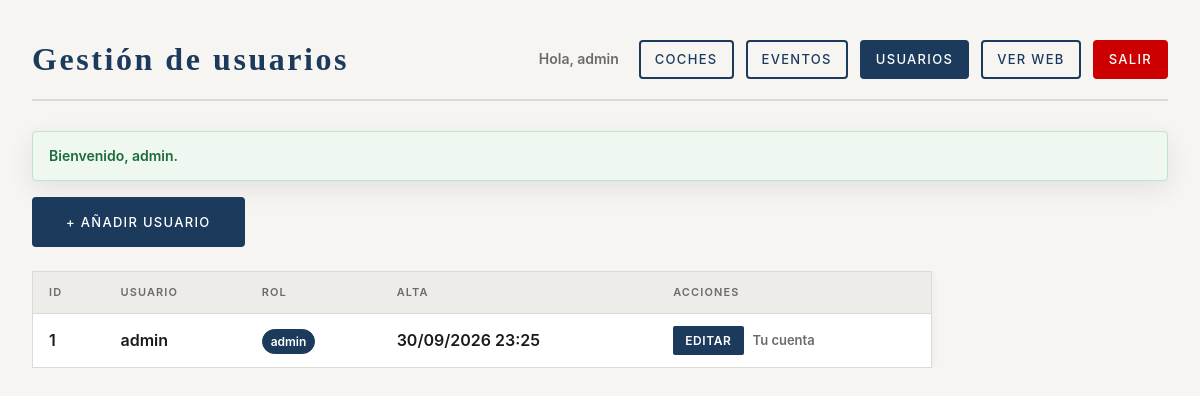
The app's page /admin/usuarios.php (signed in) with its own data.
### tables this page shows
CREATE TABLE `usuarios` (
  `id`         INT UNSIGNED NOT NULL AUTO_INCREMENT,
  `usuario`    VARCHAR(50)  NOT NULL,
  `password`   VARCHAR(255) NOT NULL COMMENT 'Hash generado con password_hash()',
  `rol`        ENUM('usuario','admin') NOT NULL DEFAULT 'usuario',
  `created_at` DATETIME NOT NULL DEFAULT CURRENT_TIMESTAMP,
  PRIMARY KEY (`id`),
  UNIQUE KEY `uq_usuarios_usuario` (`usuario`)
);

### src/helpers.php (called while the page is built, shortened)
<?php
function db(): PDO
{
    return Database::connection();
}
function e(mixed $value): string
{
    return htmlspecialchars((string) $value, ENT_QUOTES | ENT_SUBSTITUTE, 'UTF-8');
}
function base_url(): string
{
    static $base = null;
    if ($base !== null) {
        return $base;
    }
    $script = str_replace('\\', '/', (string) realpath($_SERVER['SCRIPT_FILENAME'] ?? ''));
    $public = str_replace('\\', '/', (string) realpath(PUBLIC_PATH));
    $scriptName = str_replace('\\', '/', $_SERVER['SCRIPT_NAME'] ?? '');
    if ($script !== '' && str_starts_with($script, $public . '/')) {
        $relative = substr($script, strlen($public) + 1);
        if (str_ends_with($scriptName, $relative)) {
            return $base = substr($scriptName, 0, -strlen($relative));
        }
    }
    return $base = '/';
}
function url(string $path = ''): string
{
    return base_url() . ltrim($path, '/');
}
function asset(string $path): string
{
    $file = PUBLIC_PATH . '/' . ltrim($path, '/');
    $version = is_file($file) ? '?v=' . filemtime($file) : '';
    return url($path) . $version;
}
function view(string $template, array $data = []): void
{
    extract($data, EXTR_SKIP);
    require TEMPLATES_PATH . '/' . $template . '.php';
}
function format_datetime(string $datetime): string
{
    return (new DateTimeImmutable($datetime))->format('d/m/Y H:i');
}

### src/Auth.php (called while the page is built, shortened)
<?php
final class Auth
{
    public static function user(): ?array
    {
        return $_SESSION[self::SESSION_KEY] ?? null;
    }
    public static function id(): ?int
    {
        return self::user()['id'] ?? null;
    }
}

### src/bootstrap.php (called while the page is built, shortened)
<?php
spl_autoload_register(static function (string $class): void {
    $prefix = 'App\\';
    $file = __DIR__ . '/' . str_replace('\\', '/', substr($class, strlen($prefix))) . '.php';
});
require __DIR__ . '/helpers.php';

### src/Config.php (called while the page is built, shortened)
<?php
final class Config
{
    private static array $items = [];
    public static function load(array $items): void
    {
        self::$items = $items;
    }
    public static function get(string $key, mixed $default = null): mixed
    {
        $value = self::$items;
        foreach (explode('.', $key) as $segment) {
            $value = $value[$segment];
        }
        return $value;
    }
}

### src/Database.php (called while the page is built, shortened)
<?php
final class Database
{
    private static ?PDO $connection = null;
    public static function connection(): PDO
    {
        if (self::$connection === null) {
            $dsn = sprintf(
                'mysql:host=%s;port=%d;dbname=%s;charset=%s',
                Config::get('db.host', '127.0.0.1'),
                (int) Config::get('db.port', 3306),
                Config::get('db.name'),
                Config::get('db.charset', 'utf8mb4')
            );
            self::$connection = new PDO($dsn, Config::get('db.user'), Config::get('db.password'), [
                PDO::ATTR_ERRMODE            => PDO::ERRMODE_EXCEPTION,
                PDO::ATTR_DEFAULT_FETCH_MODE => PDO::FETCH_ASSOC,
                PDO::ATTR_EMULATE_PREPARES   => false,
            ]);
            self::$connection->exec("SET time_zone = '" . date('P') . "'");
        }
        return self::$connection;
    }
}

### src/Repository/UserRepository.php (called while the page is built, shortened)
<?php
final class UserRepository
{
    public function all(): array
    {
        return $this->pdo->query('SELECT id, usuario, rol, created_at FROM usuarios ORDER BY usuario')->fetchAll();
    }
}

### public/admin/usuarios.php (the view, shortened to what this page needs)
<?php
require __DIR__ . '/../../src/bootstrap.php';
$users = (new UserRepository(db()))->all();
view('layout/admin_header', ['title' => 'Gestión de usuarios', 'section' => 'usuarios']);
?>
  <p class="toolbar">
    <a href="<?= e(url('admin/usuario.php')) ?>" class="btn btn--primary">+ Añadir usuario</a>
  </p>
  <div class="table-wrap">
    <table class="data-table data-table--narrow">
      <thead>
        <tr>
          <th scope="col">ID</th>
          <th scope="col">Usuario</th>
          <th scope="col">Rol</th>
          <th scope="col">Alta</th>
          <th scope="col">Acciones</th>
        </tr>
      </thead>
      <tbody>
      <?php foreach ($users as $user): ?>
        <tr>
          <td><?= (int) $user['id'] ?></td>
          <td><?= e($user['usuario']) ?></td>
          <td><span class="badge<?= $user['rol'] === 'admin' ? ' badge--accent' : '' ?>"><?= e($user['rol']) ?></span></td>
          <td><?= e(format_datetime($user['created_at'])) ?></td>
          <td class="data-table__actions">
            <a href="<?= e(url('admin/usuario.php?id=' . (int) $user['id'])) ?>" class="btn-action btn-action--primary">Editar</a>
            <?php if ((int) $user['id'] === Auth::id()): ?>
              <span class="muted-text">Tu cuenta</span>
            <?php endif; ?>
          </td>
        </tr>
      <?php endforeach; ?>
      </tbody>
    </table>
  </div>

### templates/layout/admin_header.php (shortened to what this page needs)
<?php
$section ??= '';
?>
<!DOCTYPE html>
<html lang="es">
<head>
  <link rel="stylesheet" href="<?= e(asset('assets/css/reset.css')) ?>">
  <link rel="stylesheet" href="<?= e(asset('assets/css/styles.css')) ?>">
  <link rel="stylesheet" href="<?= e(asset('assets/css/forms.css')) ?>">
  <link rel="stylesheet" href="<?= e(asset('assets/css/admin.css')) ?>">
</head>
<body class="admin-page">
<main class="admin-main" id="contenido">
  <header class="admin-header">
    <h1><?= e($title) ?></h1>
    <nav class="admin-nav" aria-label="Menú de administración">
      <a href="<?= e(url('cuenta.php')) ?>" class="usuario-info" title="Mi cuenta">Hola, <strong><?= e(Auth::user()['usuario']) ?></strong></a>
      <a href="<?= e(url('admin/')) ?>" class="btn btn--outline btn--sm<?= $section === 'coches' ? ' is-active' : '' ?>">Coches</a>
      <a href="<?= e(url('admin/eventos.php')) ?>" class="btn btn--outline btn--sm<?= $section === 'eventos' ? ' is-active' : '' ?>">Eventos</a>
      <a href="<?= e(url('admin/usuarios.php')) ?>" class="btn btn--outline btn--sm<?= $section === 'usuarios' ? ' is-active' : '' ?>">Usuarios</a>
      <a href="<?= e(url('index.php')) ?>" class="btn btn--outline btn--sm">Ver web</a>
      <form action="<?= e(url('logout.php')) ?>" method="post" class="inline-form">
        <button type="submit" class="btn btn--danger btn--sm">Salir</button>
      </form>
    </nav>
  </header>

### public/assets/css/styles.css (style rules this page uses)
:root { --color-bg: #f7f5f2; --color-surface: #ffffff; --color-surface-2: #eeece9; --color-border: #dcdad6; --color-accent: #1b3a5c; --color-accent-hover: #142d47; --color-text: #1a1a1a; --color-text-muted: #6b6b6b; --color-danger: #cc0000; --color-danger-hover: #a30000; --color-success: #1e6b3a; --color-white: #ffffff; --font-heading: 'Alfaqix Algorithm', 'Cormorant Garamond', Georgia, 'Times New Roman', serif; --font-body: 'Alfaqix Algorithm', 'Inter', system-ui, -apple-system, sans-serif; --spacing-xs: 8px; --spacing-sm: 16px; --spacing-md: 32px; --spacing-lg: 64px; --spacing-xl: 96px; --radius-sm: 2px; --radius-md: 4px; --radius-lg: 8px; --transition-fast: 150ms ease; --transition-base: 300ms ease; --nav-height: 64px; --shadow-sm: 0 2px 8px rgba(27, 58, 92, 0.06); --shadow-md: 0 8px 24px rgba(27, 58, 92, 0.10); --shadow-lg: 0 16px 40px rgba(27, 58, 92, 0.14); }
html { font-size: 16px; background-color: var(--color-bg); }
body { font-family: var(--font-body); font-weight: 600; color: var(--color-text); background-color: var(--color-bg); line-height: 1.6; }
h1, h2, h3, h4, h5, h6 { font-family: var(--font-heading); font-weight: 600; line-height: 1.2; letter-spacing: 0.08em; color: var(--color-text); }
h1 { font-size: 48px; }
p { line-height: 1.7; }
a { color: var(--color-accent); text-decoration: none; transition: color var(--transition-fast); }
.btn { display: inline-flex; align-items: center; justify-content: center; gap: 8px; padding: 12px 32px; border: 2px solid transparent; border-radius: var(--radius-md); font-family: var(--font-body); font-size: 13px; font-weight: 500; letter-spacing: 0.1em; text-transform: uppercase; cursor: pointer; transition: all var(--transition-base); white-space: nowrap; box-sizing: border-box; }
.btn--primary { background-color: var(--color-accent); color: var(--color-white); border-color: var(--color-accent); }
.btn--outline { background-color: transparent; color: var(--color-accent); border-color: var(--color-accent); }
.btn--sm { padding: 7px 14px; }
.btn--danger { background-color: var(--color-danger); border-color: var(--color-danger); color: var(--color-white); }
.inline-form { display: inline; margin: 0; }

### public/assets/css/admin.css (style rules this page uses)
.admin-page { min-height: 100vh; background-color: var(--color-bg); }
.admin-main { max-width: 1200px; margin: 0 auto; padding: 40px var(--spacing-md); }
.admin-header { display: flex; justify-content: space-between; align-items: center; gap: 16px; border-bottom: 2px solid var(--color-border); padding-bottom: 20px; margin-bottom: 30px; }
.admin-header h1 { color: var(--color-accent); font-size: 32px; }
.admin-nav { display: flex; flex-wrap: wrap; gap: 12px; align-items: center; }
.admin-nav .usuario-info { color: var(--color-text-muted); font-size: 14px; margin-right: 8px; }
.admin-nav .btn.is-active { background-color: var(--color-accent); color: var(--color-white); }
.toolbar { margin-bottom: 24px; }
.table-wrap { overflow-x: auto; margin-bottom: 20px; }
.data-table { width: 100%; border-collapse: collapse; background: var(--color-surface); border: 1px solid var(--color-border); border-radius: var(--radius-md); box-shadow: var(--shadow-sm); }
.data-table--narrow { max-width: 900px; }
.data-table th, .data-table td { padding: 12px 16px; text-align: left; vertical-align: middle; border-bottom: 1px solid var(--color-border); }
.data-table th { background: var(--color-surface-2); color: var(--color-text-muted); font-weight: 600; text-transform: uppercase; font-size: 11px; letter-spacing: 0.1em; }
.data-table tr:last-child td { border-bottom: none; }
.data-table__actions { white-space: nowrap; }
.btn-action { display: inline-block; padding: 5px 12px; border: none; border-radius: var(--radius-sm); font-family: var(--font-body); font-size: 12px; font-weight: 600; text-transform: uppercase; letter-spacing: 0.05em; color: var(--color-white); cursor: pointer; margin-right: 5px; }
.btn-action--primary { background-color: var(--color-accent); }
.badge { display: inline-block; min-width: 28px; padding: 2px 8px; border-radius: 999px; background: var(--color-surface-2); border: 1px solid var(--color-border); font-size: 12px; text-align: center; }
.badge--accent { background: var(--color-accent); border-color: var(--color-accent); color: var(--color-white); }
.muted-text { color: var(--color-text-muted); font-size: 13px; }

### records on screen
usuarios: usuario "admin", id "1", rol "admin", created_at "30/09/2026 23:25", shows "Tu cuenta"

### other values on screen
$title "Gestión de usuarios"
$msg['message'] "Bienvenido, admin."
